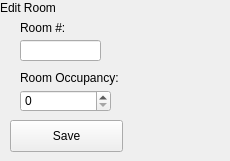
      <widget class="QWidget" name="page_13">
       <widget class="QLabel" name="label_24">
        <property name="geometry">
         <rect>
          <x>0</x>
          <y>0</y>
          <width>120</width>
          <height>16</height>
         </rect>
        </property>
        <property name="text">
         <string>Edit Room</string>
        </property>
       </widget>
       <widget class="QLabel" name="label_26">
        <property name="geometry">
         <rect>
          <x>20</x>
          <y>20</y>
          <width>59</width>
          <height>16</height>
         </rect>
        </property>
        <property name="text">
         <string>Room #:</string>
        </property>
       </widget>
       <widget class="QLineEdit" name="roomNumberLineEdit">
        <property name="geometry">
         <rect>
          <x>20</x>
          <y>40</y>
          <width>81</width>
          <height>21</height>
         </rect>
        </property>
       </widget>
       <widget class="QLabel" name="label_69">
        <property name="geometry">
         <rect>
          <x>20</x>
          <y>70</y>
          <width>201</width>
          <height>16</height>
         </rect>
        </property>
        <property name="text">
         <string>Room Occupancy:</string>
        </property>
       </widget>
       <widget class="QSpinBox" name="spinBox_2">
        <property name="geometry">
         <rect>
          <x>20</x>
          <y>90</y>
          <width>91</width>
          <height>22</height>
         </rect>
        </property>
        <property name="maximum">
         <number>300</number>
        </property>
       </widget>
       <widget class="QPushButton" name="saveRoom">
        <property name="geometry">
         <rect>
          <x>10</x>
          <y>120</y>
          <width>113</width>
          <height>32</height>
         </rect>
        </property>
        <property name="text">
         <string>Save</string>
        </property>
       </widget>
      </widget>
